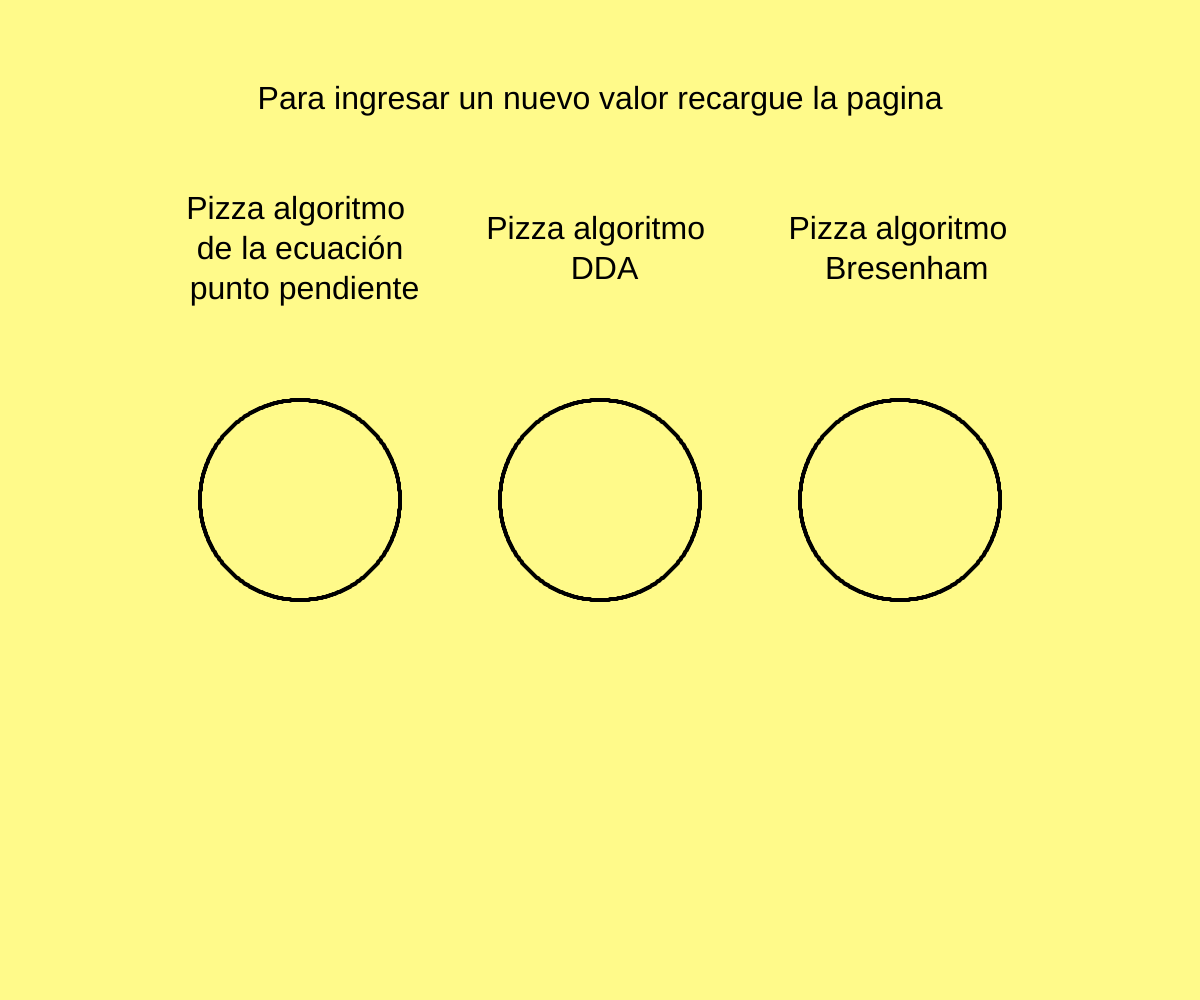
Frame 1 (no input)
Frame 2 (the mouse pressed at the canvas centre, redrawn once): identical to frame 1, image omitted

The p5.js sketch that drew this single still picture (run headless with seeded random() and noise() and a simulated clock; the mouse was pressed at the canvas centre and the sketch redrawn once):

// p5.js sketch
// ── sketch.js
let n; // número de divisiones del círculo
let cx, cy; // coordenadas del centro del círculo
let r; // radio del círculo
let angle; // ángulo de cada división del círculo

function setup() {
  createCanvas(windowWidth, windowHeight);
  circ1X = width / 4;
  circ2X = width / 2;
  circ3X = (width / 4) * 3;
  circY = height / 2;
  r = 100;
}

function draw() {
  background(255,250,138)

  let instrucciones = "Para ingresar un nuevo valor recargue la pagina";
  textSize(32);
  textAlign(CENTER, CENTER);
  text(instrucciones, width/2, height/10);

  let texto = "Pizza algoritmo \n de la ecuación \n punto pendiente";
  textSize(32);
  textAlign(CENTER, CENTER);
  text(texto, width/4, height/4);

  let texto2 = "Pizza algoritmo \n DDA";
  textSize(32);
  textAlign(CENTER, CENTER);
  text(texto2, width/2, height/4);

  let texto3 = "Pizza algoritmo \n Bresenham";
  textSize(32);
  textAlign(CENTER, CENTER);
  text(texto3, width/1.33, height/4);
  
  strokeWeight(4);

  circuloPuntoMedio(circ1X, circY, r);
  circuloPuntoMedio(circ2X, circY, r);
  circuloPuntoMedio(circ3X, circY, r);

  n = parseInt(prompt("Escribe en cuántas partes se van a dividir las pizzas: ")); 
  angle = 2 * PI / n;

  for (let i = 0; i < n; i++) {
      let xLinea = circ1X + r * cos(i * angle);
      let yLinea = circY + r * sin(i * angle);
      lineaPuntoPendiente(circ1X, circY, xLinea, yLinea);
  }
  for (let i = 0; i < n; i++) {
      let xLinea = circ2X + r * cos(i * angle);
      let yLinea = circY + r * sin(i * angle);
      lineaDDA(circ2X, circY, xLinea, yLinea);
  }
  for (let i = 0; i < n; i++) {
      let xLinea = circ3X + r * cos(i * angle);
      let yLinea = circY + r * sin(i * angle);
      lineaBresenham(circ3X, circY, xLinea, yLinea);
  }

  noLoop()
}

function circuloPuntoMedio(x, y, radio){
  let xAux = 0
  let yAux = radio
  let d = 1 - radio

  while (xAux <= yAux) {
      point(x + xAux, y + yAux)
      point(x + yAux, y + xAux)
      point(x - xAux, y + yAux)
      point(x - yAux, y + xAux)
      point(x + xAux, y - yAux)
      point(x + yAux, y - xAux)
      point(x - xAux, y - yAux)
      point(x - yAux, y - xAux)
      
      if (d < 0) {
          d += 2 * xAux + 3
      } else {
          d += 2 * (xAux - yAux) + 5
          yAux--
      }
      xAux++
  }
}

function lineaPuntoPendiente(x1,y1, x2,y2) {
  aumentoX = 0

  if (x1 > x2)
      aumentoX = -1
  else if(x1 < x2)
      aumentoX = 1
  
  if (x1 === x2) {
      x = x1

      if (y1 > y2) {
          aumentoY = -1
      }
      else{
          aumentoY = 1
      }

      if(aumentoY == 1) {
          for (var y = y1; y < y2; y += aumentoY) {
              point(x, y)
          }
      }
      else {
          for (var y = y1; y > y2; y += aumentoY) {
              point(x, y)
          }
      }
      
  }
  else {
      m = (y2 - y1) / (x2 - x1)
      b = y1 - (m * x1)
      if(aumentoX == 1){
          for (var x = x1; x < x2; x += aumentoX) {
              y = (m * x) + b
              point(x,y)
          }
      }
      else{
          for (var x = x1; x > x2; x += aumentoX) {
              y = (m * x) + b
              point(x,y)
          }
      }
  }
}

function lineaDDA(x1, y1, x2, y2) {
  let dx = x2 - x1;
  let dy = y2 - y1;
  let pasos = Math.abs(dx) > Math.abs(dy) ? Math.abs(dx) : Math.abs(dy);
  let aumentoX = dx / pasos;
  let m = dy / pasos;
  let x = x1;
  let y = y1;
  
  for (let i = 0; i <= pasos; i++) {
      point(x, y);
      x += aumentoX;
      y += m;
  }
}

function lineaBresenham(x1, y1, x2, y2) {
  let dx = abs(x2 - x1)
  let dy = abs(y2 - y1)
  let aumentoX = (x1 < x2) ? 1 : -1
  let aumentoY = (y1 < y2) ? 1 : -1
  let err = dx - dy

  if(aumentoX == 1){
      if(aumentoY == 1){
          while (x1 <= x2 && y1 <= y2) {
              point(x1, y1)
              let e2 = 2 * err
              if (e2 > -dy) {
                  err -= dy
                  x1 += aumentoX
              }
              if (e2 < dx) {
                  err += dx
                  y1 += aumentoY
              }
          }
      }
      else if(aumentoY == -1){
          while (x1 <= x2 && y1 >= y2) {
              point(x1, y1)
              let e2 = 2 * err
              if (e2 > -dy) {
                  err -= dy
                  x1 += aumentoX
              }
              if (e2 < dx) {
                  err += dx
                  y1 += aumentoY
              }
          }
      }
  }
  else if(aumentoX == -1){
      if(aumentoY == 1){
          while (x1 >= x2 && y1 <= y2) {
              point(x1, y1)
              let e2 = 2 * err
              if (e2 > -dy) {
                  err -= dy
                  x1 += aumentoX
              }
              if (e2 < dx) {
                  err += dx
                  y1 += aumentoY
              }
          }
      }
      else if(aumentoY == -1){
          while (x1 >= x2 && y1 >= y2) {
              point(x1, y1)
              let e2 = 2 * err
              if (e2 > -dy) {
                  err -= dy
                  x1 += aumentoX
              }
              if (e2 < dx) {
                  err += dx
                  y1 += aumentoY
              }
          }
      }
  }
}
